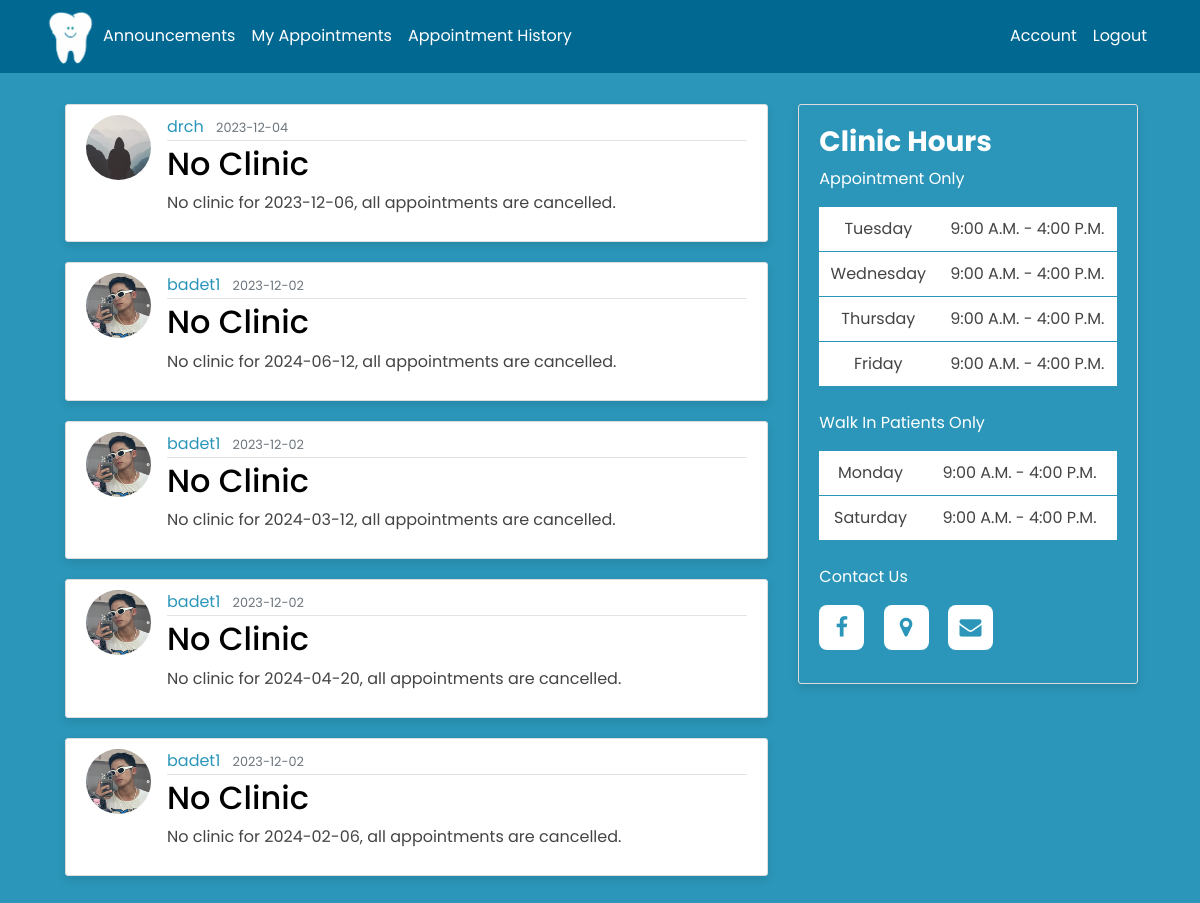
Page /customer_announcement (signed in) on the committed database.
### main/models.py (models this page shows, shortened)
class Post(db.Model):
    id = db.Column(db.Integer, primary_key=True)
    title = db.Column(db.String(100), nullable=False)
    date_posted = db.Column(db.DateTime, nullable=False, default=datetime.utcnow)
    content = db.Column(db.Text, nullable=False)
    user_id = db.Column(db.Integer, db.ForeignKey('user.id'), nullable=False)

class User(db.Model, UserMixin):
    id = db.Column(db.Integer, primary_key=True)
    FName = db.Column(db.String(30), nullable=False)
    MidName = db.Column(db.String(30), nullable=True)
    LName = db.Column(db.String(30), nullable=False)
    gender = db.Column(db.String(10), nullable=False)
    birthday = db.Column(db.String(8), nullable=False)
    age = db.Column(db.Integer, nullable=False)
    contact = db.Column(db.String(30), unique=True, nullable=False)
    address = db.Column(db.String(100), nullable=False)
    username = db.Column(db.String(20), unique=True, nullable=False)
    email = db.Column(db.String(120), unique=True, nullable=False)
    image_file = db.Column(db.String(20), nullable=False, default='default.jpg')
    password = db.Column(db.String(60), nullable=False)
    posts = db.relationship('Post', backref='author', lazy=True)

### main/main1/routes.py (the view)
@main1.route("/customer_announcement")
@login_required
def customer_announcement():
    if current_user.is_authenticated:
        page = request.args.get('page', 1, type=int)
        posts = Post.query.order_by(Post.date_posted.desc()).paginate(page=page, per_page=5)
        return render_template('customer_announcement.html', title='Announcement', posts=posts)

### main/models.py (called while the page is built)
@login_manager.user_loader
def load_user(user_id):
    return User.query.get(int(user_id))

### main/templates/customer_announcement.html (shortened to what this page needs)
{% extends "customer_nav.html" %}
{% block content %}
  <body style="background-color: #2b96b9;">
    <div class="customer_announcement" style="width: 1100px;">
      <div class="row mx-auto" style="width: 1100px; ">
        <div class="col-md-8">
          {% for post in posts.items %}
          <fieldset>
            <article class="media content-section" style="box-shadow: 0 4px 8px rgba(0, 0, 0, 0.1);">
              <img class="rounded-circle article-img mb-auto" src="{{ url_for('static', filename = 'profile_pics/' + post.author.image_file) }}">
              <div class="media-body">
                <div class="article-metadata">
                  <a class="mr-2">{{ post.author.username }}</a>
                  <small class="text-muted">{{ post.date_posted.strftime('%Y-%m-%d') }}</small>
                </div>
                  <h2><a class="article-title">{{ post.title }}</a></h2>
                  <p class="article-content">{{ post.content }}</p>
              </div>
            </article>
          </fieldset>
          {% endfor %}
        </div>
        <div class="col-md-4">
          <div class="content-section clinic-hours" style="width: 340px; height: 580px;  box-shadow: 0 4px 8px rgba(0, 0, 0, 0.1);">
            <h3>Clinic Hours</h3>
            <p class="clinic-hrs-txt">Appointment Only</p>
            <table>
              <tr>
                <td>Tuesday</td>
                <td>9:00 A.M. - 4:00 P.M.</td>
              </tr>
              <tr>
                <td>Wednesday</td>
                <td>9:00 A.M. - 4:00 P.M.</td>
              </tr>
              <tr>
                <td>Thursday</td>
                <td>9:00 A.M. - 4:00 P.M.</td>
              </tr>
              <tr>
                <td>Friday</td>
                <td>9:00 A.M. - 4:00 P.M.</td>
            </tr>
            </table>
            <br>
            <p class="clinic-hrs-txt">Walk In Patients Only</p>
            <table>
              <tr>
                <td>Monday</td>
                <td>9:00 A.M. - 4:00 P.M.</td>
              </tr>
              <tr>
                <td>Saturday</td>
                <td>9:00 A.M. - 4:00 P.M.</td>
              </tr>
            </table>
            <br>
            <p class="clinic-hrs-txt">Contact Us</p>
            <div class="contact-icons">
              <a href="https://www.facebook.com/smileplazaDC" target="_blank"><i class='fa fa-facebook-f' ></i></a>
              <a href="https://maps.app.goo.gl/792nLswoVTeMA8ZG7" target = "_blank"><i class='fa fa-map-marker' ></i></a>
              <a href="#contact" target = "_blank"><i class='fa fa-envelope'></i></a>
            </div>
          </div>
        </div>
      </div>
    </div>
  </body>
{% endblock content %}

### main/templates/customer_nav.html (shortened to what this page needs)
<!DOCTYPE html>
<html>
  <head>
    <link rel="stylesheet" href="https://cdnjs.cloudflare.com/ajax/libs/font-awesome/4.7.0/css/font-awesome.min.css">
    <link rel="stylesheet" href="https://maxcdn.bootstrapcdn.com/bootstrap/4.0.0/css/bootstrap.min.css">
    <link rel="stylesheet" type="text/css" href="{{ url_for('static', filename='nav.css') }}">
  </head>
  <body>
    <header class="site-header">
        <nav class="navbar navbar-expand-md navbar-dark bg-steel fixed-top">
          <div class="container">
            <img src="{{ url_for('static', filename = 'images/toothlogo2.png') }}" class="logo" alt="logo">
            <div class="collapse navbar-collapse" id="navbarToggle">
                <div class="navbar-nav mr-auto">
                    <a class="nav-item nav-link" href="/customer_announcement">Announcements</a>
                    <a class="nav-item nav-link" href="/appointment" >My Appointments</a>
                    <a class="nav-item nav-link" href="/" onclick="return false;">Appointment History</a>
                </div>
                <div class="navbar-nav">
                    <a class="nav-item nav-link" href="{{ url_for('users.account') }}">Account</a>
                    <a class="nav-item nav-link" href="{{ url_for('users.logout') }}">Logout</a>
                </div>
            </div>
          </div>
        </nav>
    </header>
    <br>
    <main role="main" class="container" style="margin-left: auto; margin-right: auto; width: auto;">
      <div class="row mx-auto" style="max-width: 1100px;">
          {% block content %}{% endblock %}
      </div>
    </main>
  </body>
</html>

### main/static/nav.css (style rules this page uses)
* { font-family: 'Poppins', 'Sans-serif'; }
:root { --first-color: #2b96b9; --second-color: #000; --third-color: #b9f1ee; --fourth-color: #1ccae5; --main-color: #056892; --bg-color: #fff; --text-color: #000; --big-font: 5rem; --h2-font: 3rem; --p-font: 1.1rem; }
body { background: #fafafa; color: var(--first-color); margin-top: 5rem; }
.content-section { padding-top: 10%; }
h1, h2, h3, h4, h5, h6 { color: var(--text-color); }
.bg-steel { background-color: #016892; }
.site-header .navbar-nav .nav-link { color: white; }
.logo { width: 50px; height: auto; cursor: pointer; }
.content-section { align-items: center; background: #ffffff; padding: 10px 20px; border: 1px solid #dddddd; border-radius: 3px; margin-bottom: 20px; }
.article-title { color: #444444; }
.article-content { white-space: pre-line; }
.article-img { height: 65px; width: 65px; margin-right: 16px; }
.article-metadata { padding-bottom: 1px; margin-bottom: 4px; border-bottom: 1px solid #e3e3e3 }
p.article-content { color: #444; }
.container .row .col-md-4 .content-section h3 { font-weight: bold; }
.container .content-section h3 { color: #fff; }
.clinic-hrs-txt { color: #fff; }
.clinic-hours { background-color: #2b96b9; padding: 20px; }
.content-section .contact-icons i { height: 45px; width: 45px; background: var(--bg-color); color: var(--first-color); font-size: 22px; display: inline-flex; align-items: center; justify-content: center; border-radius: 8px; margin-right: 15px; transition: all .45s ease; }
table { border-radius: 4px; border-collapse: collapse; width: 100%; background-color: #fff; }
td { border-bottom: 1px solid #2b96b9; padding: 8px; color: #444444; }
table { width: 100%; border-collapse: collapse; text-align: center; max-height: 100px; background-color: #ccc; }
tr { border-bottom: 1px solid #f1f1f1; }
td,th { border: collapse; padding-block: 10px; }

### rows in the picture
Post: image_file (placeholder picture), author.username "drch", date_posted "2023-12-04", title "No Clinic", content "No clinic for 2023-12-06, all appointments are cancelled."
Post: image_file (picture), author.username "badet1", date_posted "2023-12-02", title "No Clinic", content "No clinic for 2024-06-12, all appointments are cancelled."
Post: image_file (picture), author.username "badet1", date_posted "2023-12-02", title "No Clinic", content "No clinic for 2024-03-12, all appointments are cancelled."
Post: image_file (picture), author.username "badet1", date_posted "2023-12-02", title "No Clinic", content "No clinic for 2024-04-20, all appointments are cancelled."
Post: image_file (picture), author.username "badet1", date_posted "2023-12-02", title "No Clinic", content "No clinic for 2024-02-06, all appointments are cancelled."
